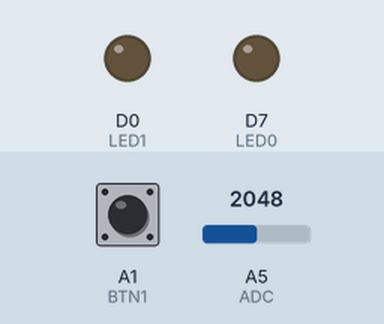
Recording of a sketch running on a simulated Particle Photon. On the bench: output pins drawn as LEDs (lit = HIGH). Dashed ring = blinking. Inputs (shaded band) come from the test bench; at power-on: A1 (BTN1) LOW, A5 (ADC) = 2048.

Above: at 1.2 s.
1.3 s: A1 (BTN1) pulled HIGH for 0.15 s
At 1.5 s:
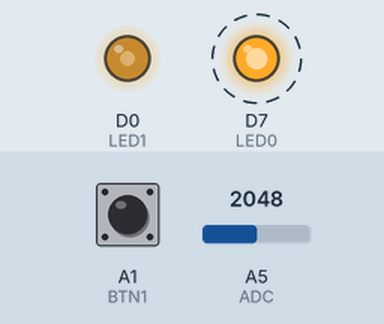
4.3 s: A5 (ADC) set to 2866
At 4.7 s:
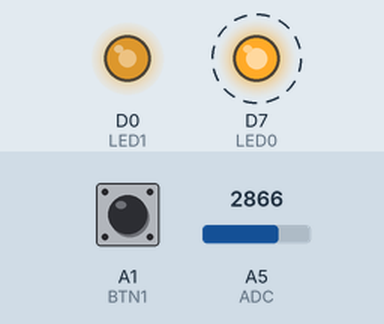
7.3 s: A5 (ADC) set to 3603
At 7.5 s:
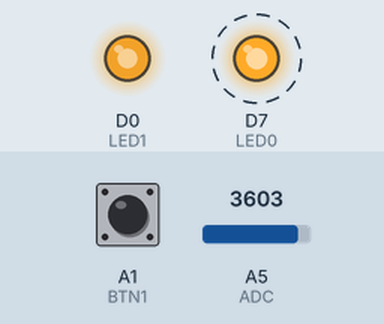
10.3 s: A5 (ADC) set to 491
At 10.7 s:
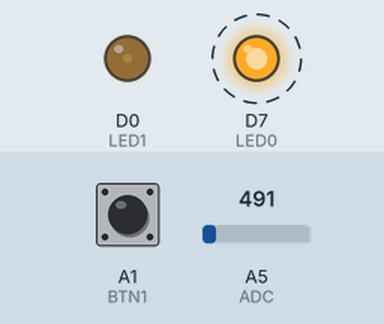
13.3 s: A5 (ADC) set to 0
At 13.5 s:
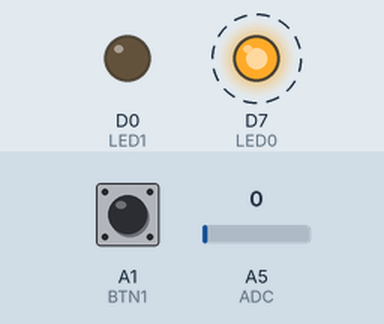
16.3 s: A1 (BTN1) pulled HIGH for 1 s
At 17.7 s:
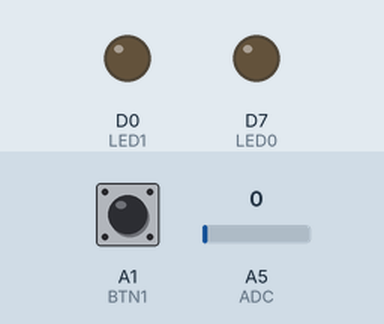
Timing chart, 0 to 19.3 s (numbered marks = the images above; inputs shaded):
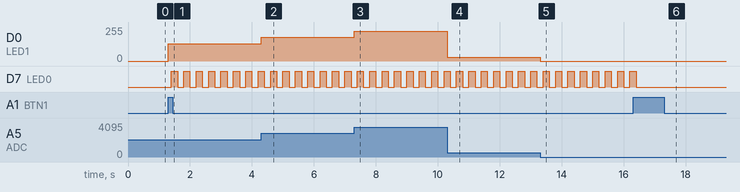

Measured:
- after the input at 1.3 s, D0 (LED1): 0/255 → 128/255 at once; D7 (LED0): alternates HIGH for 0.20 s and LOW for 0.20 s, starting after 0.10 s
- after the input at 4.3 s, D0 (LED1): 128/255 → 179/255 at once
- after the input at 7.3 s, D0 (LED1): 179/255 → 225/255 at once
- after the input at 10.3 s, D0 (LED1): 225/255 → 30/255 at once
- after the input at 13.3 s, D0 (LED1): 30/255 → 0/255 at once
- after the input at 16.3 s, D7 (LED0): goes on until 16.4 s, then stays LOW

The sketch:

Lab5a.ino
```cpp
/* Project Lab5a
 * Description: Expose the value of variable `adcVal` to Particle Cloud while performing
                the same functionality as Lab4c.
 * Author: Leila Moussa
 * Date: November 13, 2022
 */

# define LED1 D0                    // External LED.
# define LED0 D7                    // Onboard LED.
# define BTN1 A1                    // The button which will toggle flashEnabled.
# define ADC A5                     // This is the potentiometer.
# define FLASH_RATE 200             // The rate at which LED0 will flash.

volatile bool flashEnabled = false; // Global variable controling whether the LED are on or off,
                                    // volatile so the compiler does not optimize away statement that toggle its value.
int adcVal = 0;

Timer timer(FLASH_RATE, flashLEDs); // A timer object that executes the function flashLEDs() every 200 ms

void toggleFlashEnabled() {         // The ISR corresponding to the BTN1 event.
    flashEnabled = !flashEnabled;   // Toggle flashEnabled.
}

void flashLEDs() {                              // The timer's ISR.
    if (flashEnabled) {
        digitalWrite(LED0, !digitalRead(LED0)); // Write the opposite value of the LED, effectively turning it on/off
                                                // every time the timer goes off.
    } else {
        digitalWrite(LED1, LOW);                // If flashEnabled is false, both LEDs should be turned off anyway.
        digitalWrite(LED0, LOW);
    }
}

void setup() {
    pinMode(LED1, OUTPUT);                              // Both LEDs get output from the photon.
    pinMode(LED0, OUTPUT);
    pinMode(BTN1, INPUT_PULLDOWN);                      // The button supplies input to the photon and is active high.
    attachInterrupt(BTN1, toggleFlashEnabled, RISING);  // This interrupt triggers toggleFlashEnabled() whenever a rising edge
                                                        // is detected in the BTN1 signal.
    timer.start();                                      // In the beginning of the program, start the timer, so it begins executing
                                                        // its corresponding ISR at every set interval right away.

    Particle.variable("adcValue", adcVal);              // Register the variable `adcVal` with the name "adcValue" with Particle Cloud.
                                                        // We can inspect the value of the variable in (almost) real time
                                                        // in Particle Console.
                                                        // In my particular case, I noticed that the actual range of adcVal was between
                                                        // 27 (potentiometer turned all the way counter clockwise) and
                                                        // 3797 (potentiometer turned all the way clockwise)
                                                        // I am curious why the actual range differs so much from the expected range
                                                        // of 0-4096...
}

void loop() {
    adcVal = analogRead(ADC);                           // To control the brightness of LED1, first read the analog value
                                                        // from the potentiometer.
    int pwmPulseWidth = adcVal / 16;                    // Scale down that value from the range [0-4095] to [0-255],
                                                        // which ends up being almost a division by 16.
    if (flashEnabled) {                                 // While LED0 flashes,
        analogWrite(LED1, pwmPulseWidth);               // LED1 is turned on continuously, but with its brightness controled.
    }
}
```
